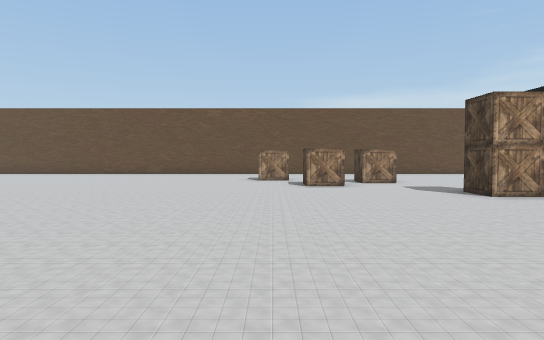
view 1 (above)

24 first-person views from a walk through a 3-D level made in the Unity game engine. The camera is 1.5 m above the floor, tilts 2° down and sees 75° across. Doors are open. The floor is counted in squares, 2 m on a side. Each view is taken from the middle of a square. On the plan, view 1 faces up. The plan holds only what a view shows up to about 11 squares ahead; the rest is blank. The place goes on beyond the plan. The player is left out.

view 2
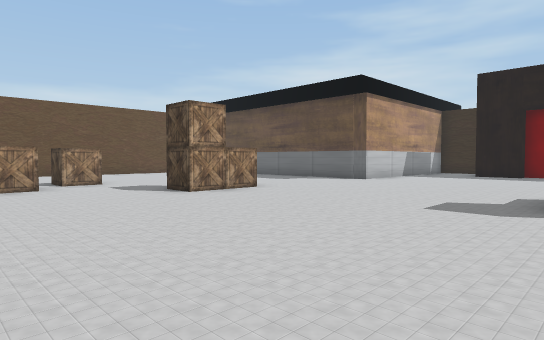

view 3
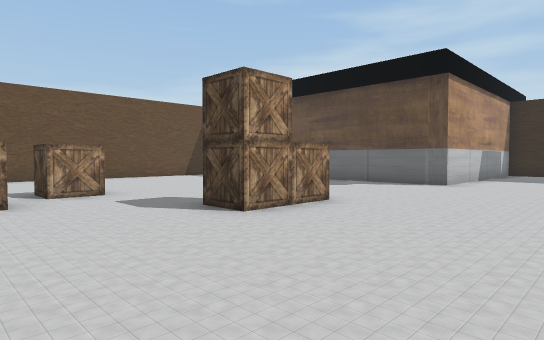

view 4
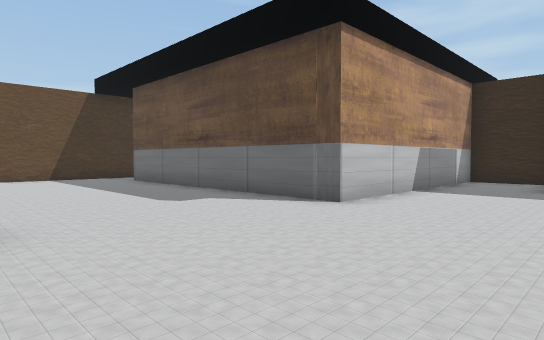

view 5
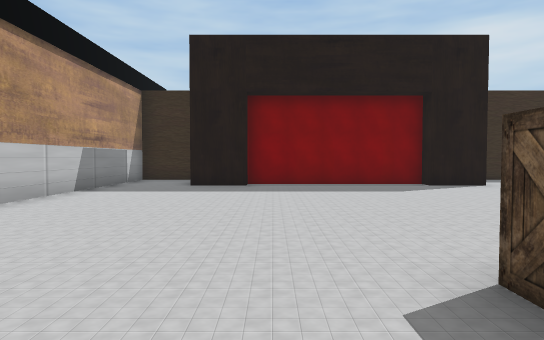

view 6
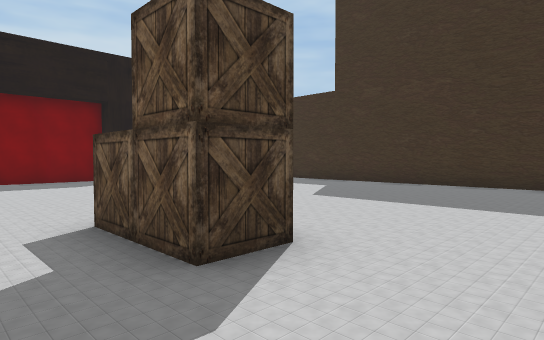

view 7
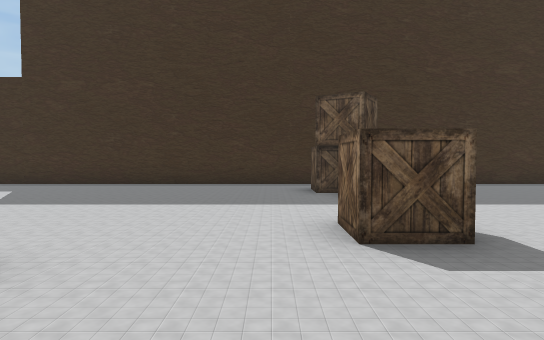

view 8
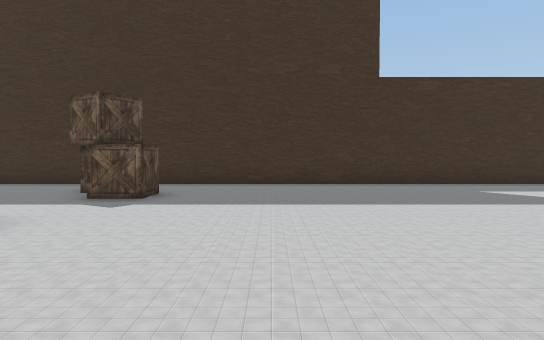

view 9
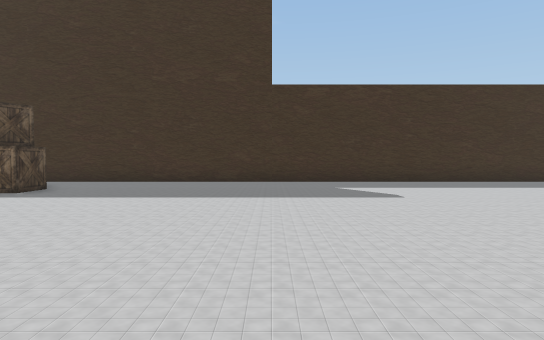

view 10
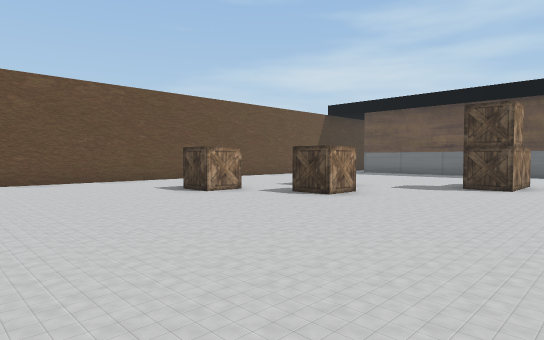

view 11
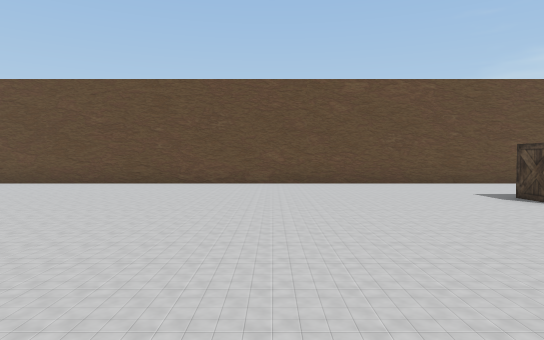

view 12
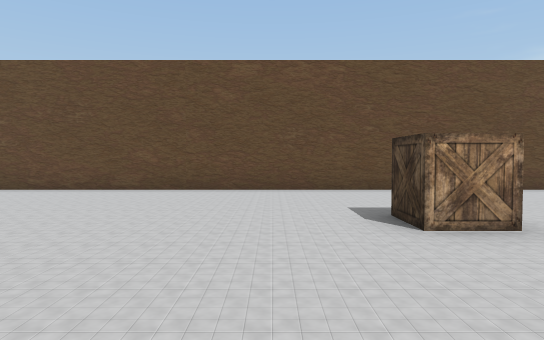

view 13
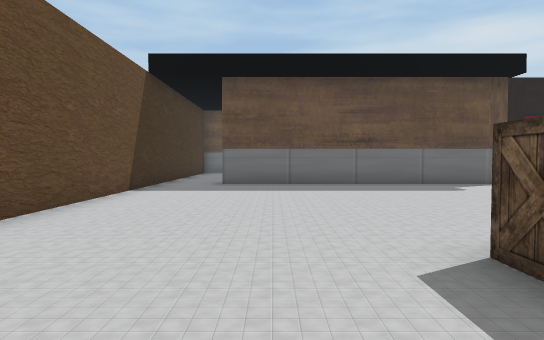

view 14
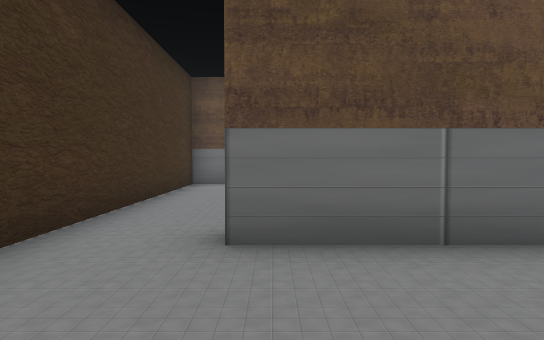

view 15
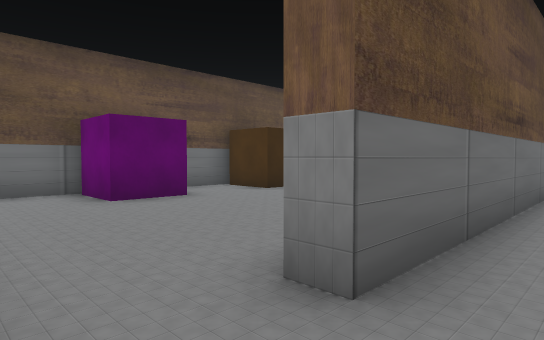

view 16
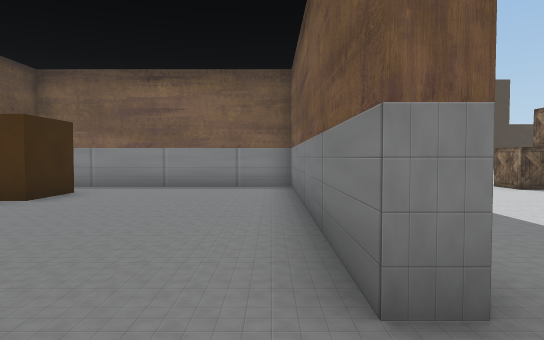

view 17
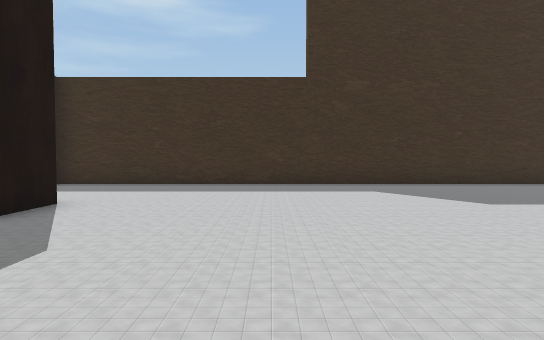

view 18
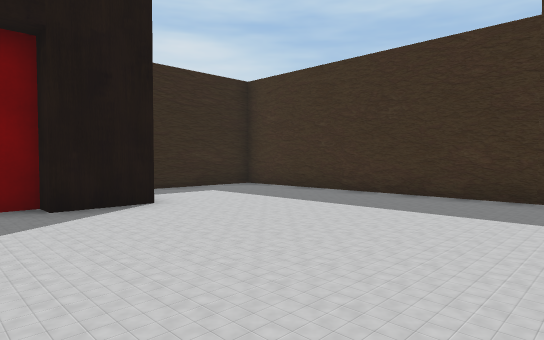

view 19
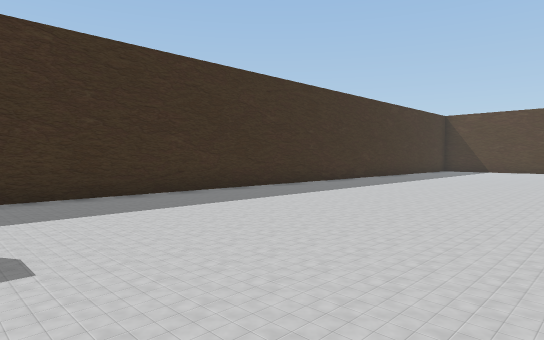

view 20
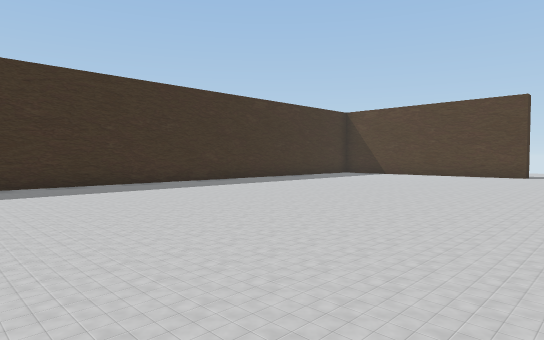

view 21
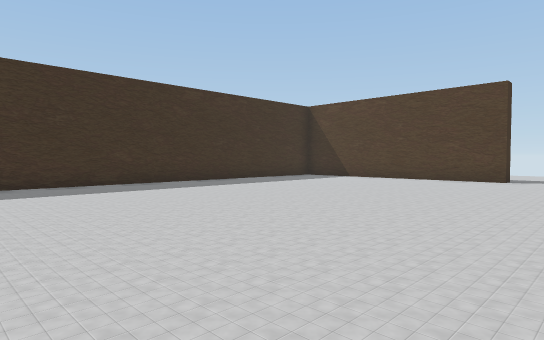

view 22
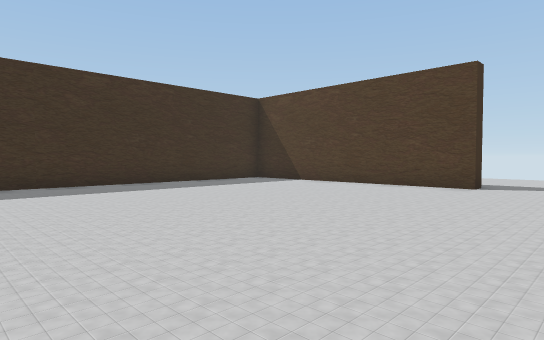

view 23
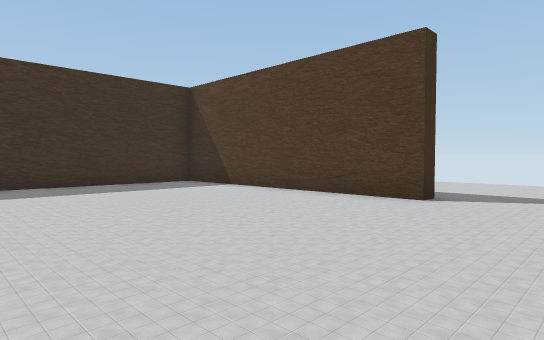

view 24
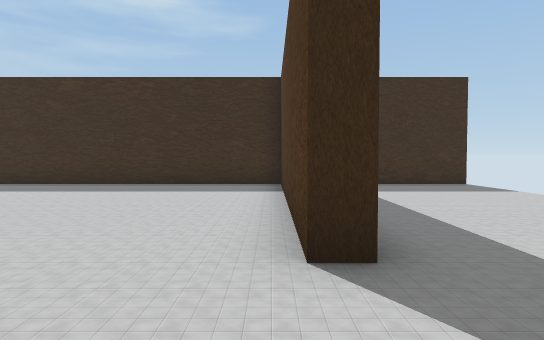

### Floor plan
Points are (right, up) in squares from view 1. A wall is a line through its corners. A room is listed if a view was taken in it or the views show most of it. See-through windows are left out.
Room 1 (views 1, 2, 3, 4, 5, 6, 7, 8, 9, 10, 11, 12, 13, 14, 15, 17, 18, 19, 20, 21, 22, 23, 24)
walls: (-26.9, -0.5) (-26.3, -0.5) (-26.3, -8) (18, -8) (18, -5); (11, 16.2) (-12.9, 16.2); (15.5, 2.6) (15.5, 4.2); (15.5, -3.9) (15.5, -2.3); (16, -2.3) (16, 2.8); (18, 4.5) (18, 6.4) (11, 6.4) (11, 14.4); (-31.5, -8) (-29, -8)
ways out: open door at (11, 15.5) to room 2
objects: crate (0, 12); crate (1, 10) to (2, 10); crate (2, -6) to (3, -6); crate (2, -5); crate (3, -2) to (3, -1); crate (3, 11); crate (5, 7); crate (6, 0); crate (6, 7); crate (7, 0) to (8, 0)
Room 2 (view 16)
walls: (16.2, 12.1) (16.2, 13.7) (18, 13.7) (18, 16.2) (11, 16.2); (11.5, 14.4) (11.5, 6.9) (17.1, 6.9); (16.2, 8.4) (16.2, 9.9) (17.8, 9.9); (18, 9.6) (18, 11.1)
ways out: open door at (11, 15.5) to room 1

Positions as (right, up) in squares from view 1, and headings:
1: (0, 0), facing up
2: (0, 0), facing up-right
3: (1, 3), facing up-right
4: (6, 3), facing up-right
5: (6, 2), facing right
6: (4, 2), facing down-right
7: (4, 2), facing down
8: (-1, 2), facing down
9: (-4, 3), facing down
10: (-5, 5), facing up-right
11: (-5, 6), facing up
12: (-2, 8), facing up
13: (1, 13), facing right
14: (8, 14), facing right
15: (10, 16), facing down-right
16: (12, 16), facing down
17: (12, 2), facing down
18: (10, -1), facing down-right
19: (-6, -1), facing down-left
20: (-11, 2), facing down-left
21: (-14, 2), facing down-left
22: (-17, 2), facing down-left
23: (-20, 2), facing down-left
24: (-26, 2), facing down
